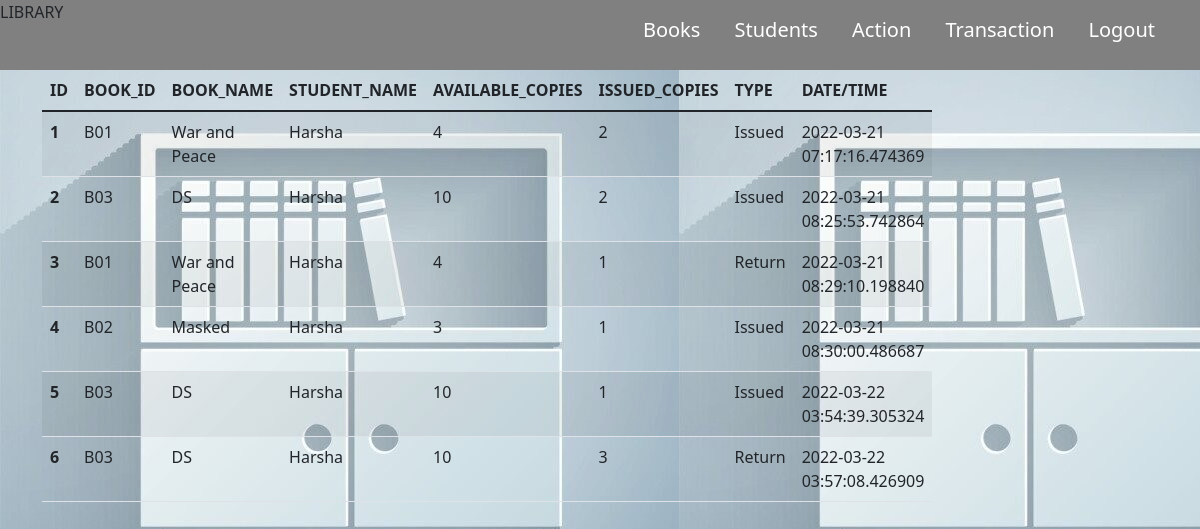
Screenshot of /transaction with the database file from the repository.
### models.py (models this page shows)
class Issue(db.Model):
  id=db.Column(db.Integer,primary_key=True)
  date_created=db.Column(db.DateTime, nullable=False, default=datetime.utcnow)
  type=db.Column(db.String,nullable=False)
  issuedcopies=db.Column(db.Integer,nullable=False)
  book_id=db.Column(db.Integer,db.ForeignKey('book.id'))

class Book(db.Model):
  id=db.Column(db.Integer,primary_key=True)
  bookid=db.Column(db.String(20),nullable=False)
  bookname=db.Column(db.String(30),nullable=False)
  author=db.Column(db.String(30),nullable=False)
  publisher=db.Column(db.String(30),nullable=False)
  copies=db.Column(db.Integer,nullable=False)
  issuedcopies=db.Column(db.Integer,default=0)
  issues=db.relationship('Issue',backref='issuedto',lazy=True)
  user_id=db.Column(db.Integer,db.ForeignKey('user.id'))

class User(db.Model):
  id=db.Column(db.Integer,primary_key=True)
  studentid=db.Column(db.String(20),nullable=False)
  studentname=db.Column(db.String(20),nullable=False)
  email=db.Column(db.String(20),nullable=False)
  contact=db.Column(db.String(20),nullable=False)
  books=db.relationship('Book', backref='owner',lazy=True)

### app.py (the view)
@app.route('/transaction',methods=['POST','GET'])
def transaction():
  is1=Issue.query.all()
  return render_template('transaction.html',is1=is1)

### templates/transaction.html (shortened to what this page needs)
{% extends "base.html" %}
{% block content %}
<form method="POST" action="">
  <table class="table table-striped">
    <thead>
      <tr>
        <th scope="col">ID</th>
        <th scope="col">BOOK_ID</th>
        <th scope="col">BOOK_NAME</th>
        <th scope="col">STUDENT_NAME</th>
        <th scope="col">AVAILABLE_COPIES</th>
        <th scope="col">ISSUED_COPIES</th>
        <th scope="col">TYPE</th>
        <th scope="col">DATE/TIME</th>
      </tr>
    </thead>
    <tbody>
    {% for x in is1 %}
    <tr>
      <th scope="row">{{x.id}}</th>
      <td>{{x.issuedto.bookid}}</td>
      <td>{{x.issuedto.bookname}}</td>
      <td>{{x.issuedto.owner.studentname}}</td>
      <td>{{x.issuedto.copies}}</td>
      <td>{{x.issuedcopies}}</td>
      <td>{{x.type}}</td>
      <td>{{x.date_created}}</td>
    </tr>
    {% endfor %}
    </tbody>
  </table>
</form>
{% endblock %}

### templates/base.html (shortened to what this page needs)
<!DOCTYPE html>
<html lang="en">
<head>
  <link href="https://cdn.jsdelivr.net/npm/bootstrap@5.1.3/dist/css/bootstrap.min.css" rel="stylesheet">
  <link rel="stylesheet" href="{{url_for('static', filename='homedemostatic.css')}}" >
</head>
<body>
  <nav>
    <h color="black">LIBRARY</h>
    <ul>
      <li><a href="">Books</a>
      </li>
      <li><a href="">Students</a>
      </li>
      <li><a href="">Action</a>
      </li>
      <li><a href="/transaction">Transaction</a></li>
      <li><a href='/logout'>Logout</a></li>
    </ul>
  </nav>
   <main role="main" class="container">
    <div class="row">
      <div class="col-md-8">
        {% block content %}{% endblock %}
      </div>
     </div>
   </main>
</body>
</html>

### static/homedemostatic.css (style rules this page uses)
body,html { margin: 0; padding: 0; background-image: url('homepagebackground.jpg'); background-color:grey }
nav { height: 70px; width: 100%; background-color:grey }
nav ul { padding: 0; margin: 0; float: right; margin-right: 30px; }
nav ul li { background:grey; position: relative; list-style: none; display: inline-block; }
nav ul li a { display: block; font-size: 20px; line-height: 70px; }
nav ul li a { display: block; padding: 0 15px; color: white; text-decoration: none; line-height: 60px; font-size: 20px; }

### rows the page displays
Issue: id "1", issuedto.bookid "B01", issuedto.bookname "War and Peace", issuedto.owner.studentname "Harsha", issuedto.copies "4", issuedcopies "2", type "Issued", date_created "2022-03-21 07:17:16.474369"
Issue: id "2", issuedto.bookid "B03", issuedto.bookname "DS", issuedto.owner.studentname "Harsha", issuedto.copies "10", issuedcopies "2", type "Issued", date_created "2022-03-21 08:25:53.742864"
Issue: id "3", issuedto.bookid "B01", issuedto.bookname "War and Peace", issuedto.owner.studentname "Harsha", issuedto.copies "4", issuedcopies "1", type "Return", date_created "2022-03-21 08:29:10.198840"
Issue: id "4", issuedto.bookid "B02", issuedto.bookname "Masked", issuedto.owner.studentname "Harsha", issuedto.copies "3", issuedcopies "1", type "Issued", date_created "2022-03-21 08:30:00.486687"
Issue: id "5", issuedto.bookid "B03", issuedto.bookname "DS", issuedto.owner.studentname "Harsha", issuedto.copies "10", issuedcopies "1", type "Issued", date_created "2022-03-22 03:54:39.305324"
Issue: id "6", issuedto.bookid "B03", issuedto.bookname "DS", issuedto.owner.studentname "Harsha", issuedto.copies "10", issuedcopies "3", type "Return", date_created "2022-03-22 03:57:08.426909"
